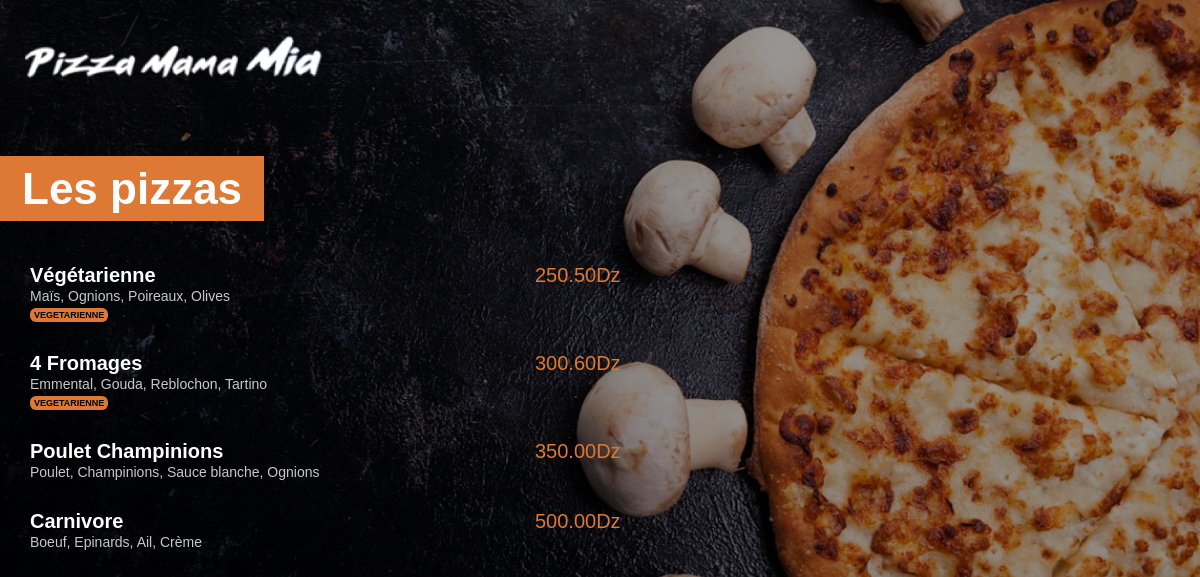
/menu/, run on an earlier commit of the app's database.
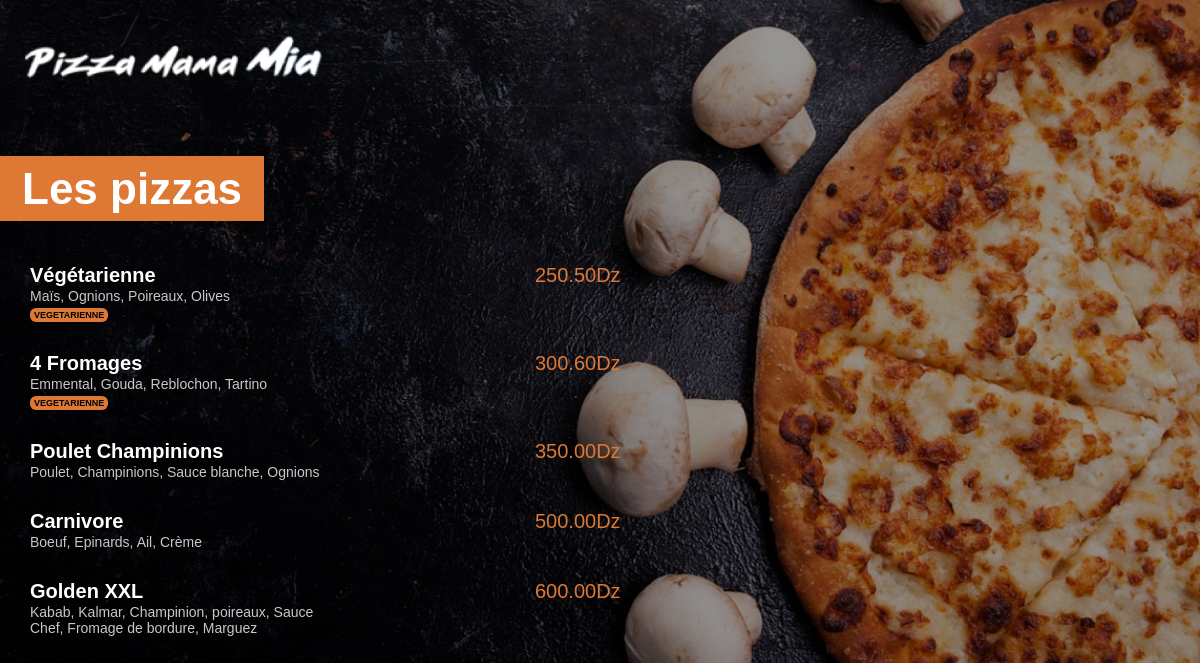
And on a later commit of the database.
### menu/models.py (models this page shows, shortened)
class Pizza(models.Model):
    nom= models.CharField(max_length=200)
    ingredients=models.CharField(max_length=400)
    prix=models.FloatField(default=0)
    vegetarienne=models.BooleanField(default=False)

### menu/views.py (the view)
# urls.py: path('', views.index, name="index"),
def index(request):
    pizzas = Pizza.objects.all().order_by('prix')
    pizzas_names_prices = [pizza.nom +": "+str(pizza.prix) for pizza in pizzas]
    pizzas_names_str = " DZ, ".join(pizzas_names_prices)
    return render(request, 'menu/index.html', {'pizzas': pizzas})

### menu/templates/menu/index.html (shortened to what this page needs)
{% load static %}
<html lang="fr">
    <head>
        <link rel="stylesheet" href="{% static 'menu/style.css'%}">
    </head>
    <body>
        <img id="small_logo" src="{% static 'menu/images/small_logoz.png'%}">
        <div class="menu_titel">
            <h1> Les pizzas </h1>
        </div>
        <div class="menu_list">
            {% for pizza in pizzas %}
                <div class="menu_item">
                    <span class="menu_item_titel">{{pizza.nom}} </span><span class="menu_item_price"> {{pizza.prix | floatformat:2}}Dz</span>
                </div>
                <div>
                    <span class="menu_item_ing">{{pizza.ingredients}}</span>
                    {% if pizza.vegetarienne == 1 %}
                    <br>
                    <span class="menu_item_vegi">VEGETARIENNE</span>
                    {% endif%}
                </div>
            {% endfor %}
        </div>
    </body>
</html>

### menu/static/menu/style.css (style rules this page uses)
body { background: linear-gradient(0deg, rgba(0,0,0,0.4),rgba(0,0,0,0.4)),url("images/menu_background.jpg") no-repeat center center fixed; -webkit-background-size: cover; -moz-background-size: cover; -o-background-size: cover; background-size: cover; color: white; margin: 0px; font-family: Arial; }
#small_logo { margin-left: 25px; margin-top: 35px; margin-bottom: 35px; width: 300px; }
h1 { background-color: #DD7835; display: inline; padding: 8px 22px; }
.menu_titel { font-size: 22px; margin-top: 45px; margin-bottom: 50px; }
.menu_list { margin-left: 30px; }
.menu_item { margin: 30px 0px; margin-bottom: 1px; }
.menu_item_titel { font-weight: bold; font-size: 20px; display: inline-block; width: 500px; }
.menu_item_price { font-size: 20px; color: #DD7835; font-weight: normal; margin-left: 5px; width: 70px; display: inline-block; text-align: right; }
.menu_item_ing { font-size: 14px; color: #C8C8C8; width: 300px; display: inline-block; }
.menu_item_vegi { display:inline-block; background-color: #DD7835; color: black; font-size: 9px; padding: 2px 4px; margin-top: 4px; border-radius: 6px; font-weight: bold; }

What changed in the data, as far as the page shows it:
added Pizza: nom "Golden XXL", prix "600.00", ingredients "Kabab, Kalmar, Champinion, poireaux, Sauce Chef, Fromage de bordure, Marguez"
